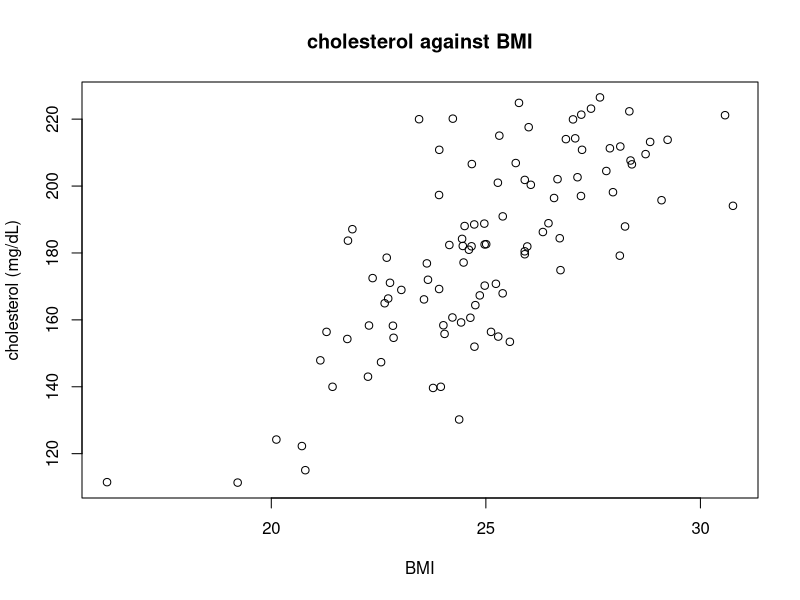
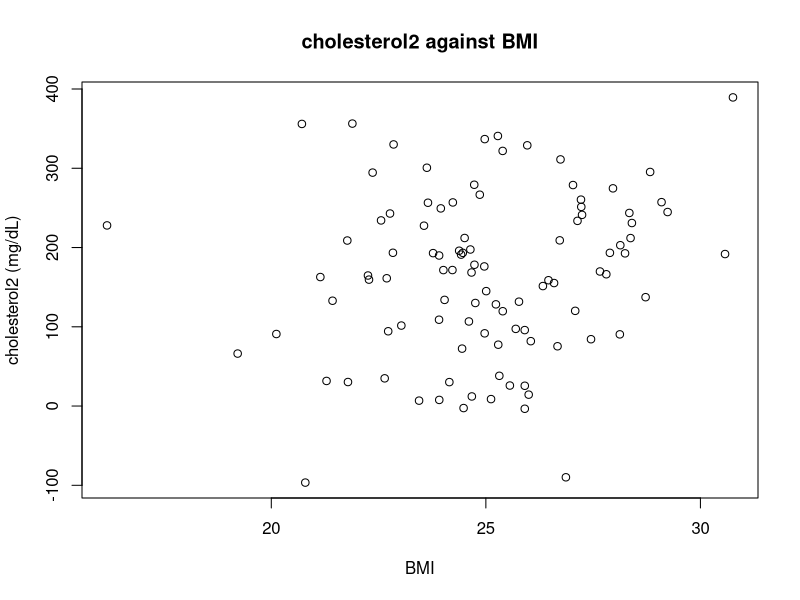
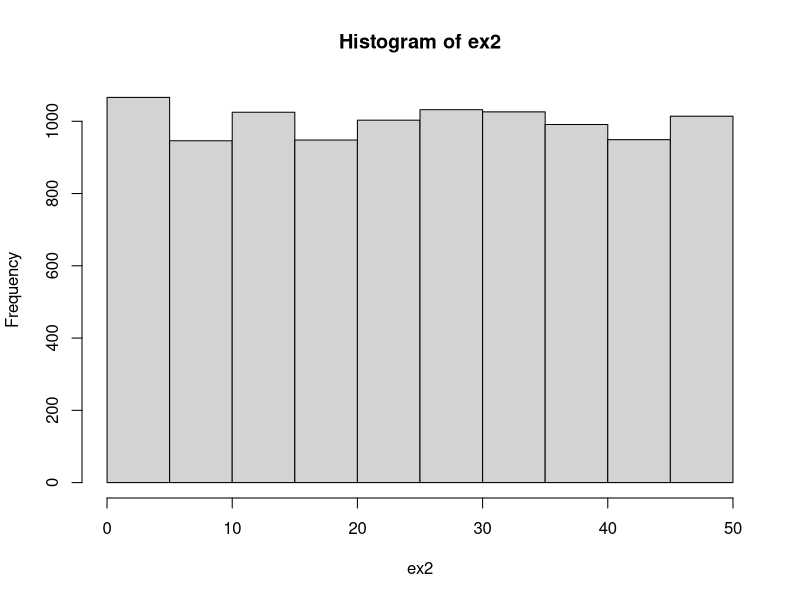
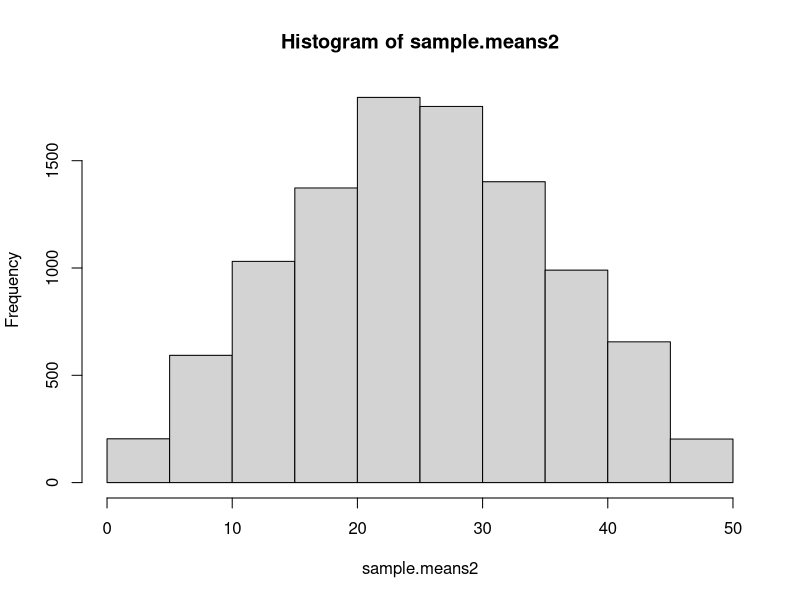
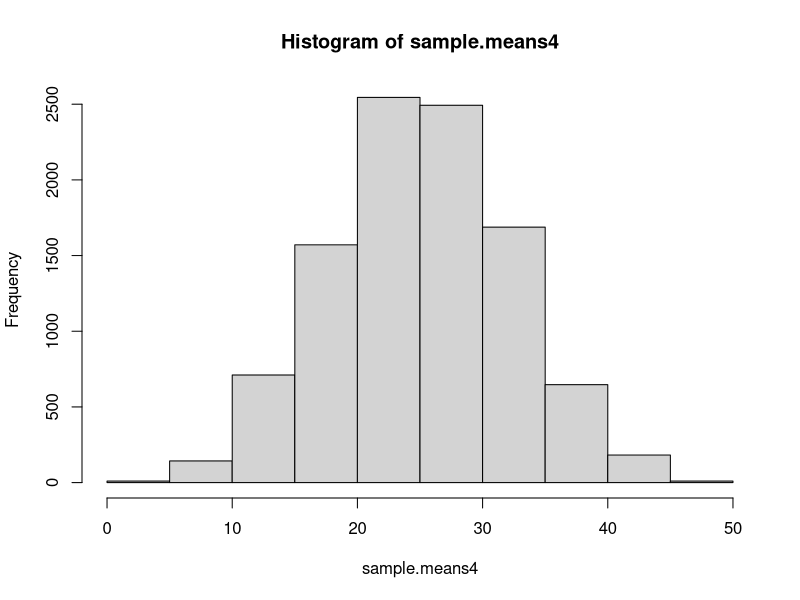
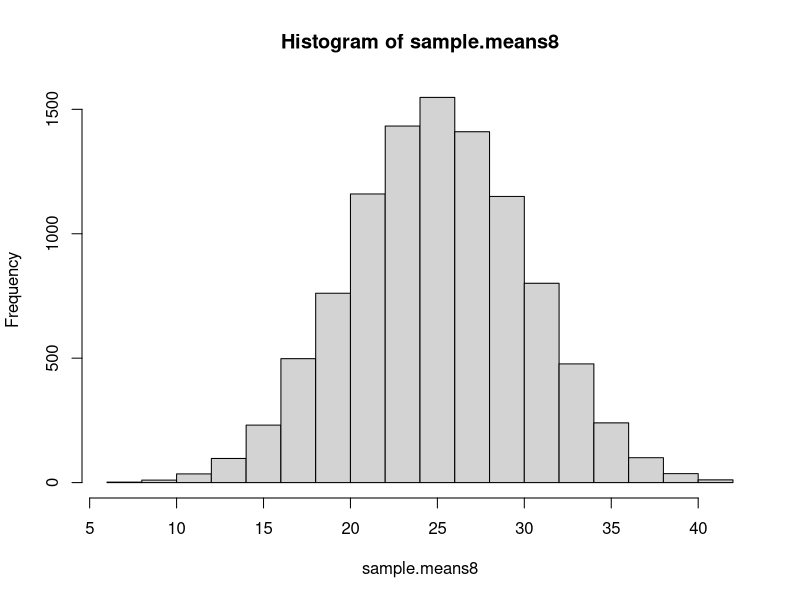
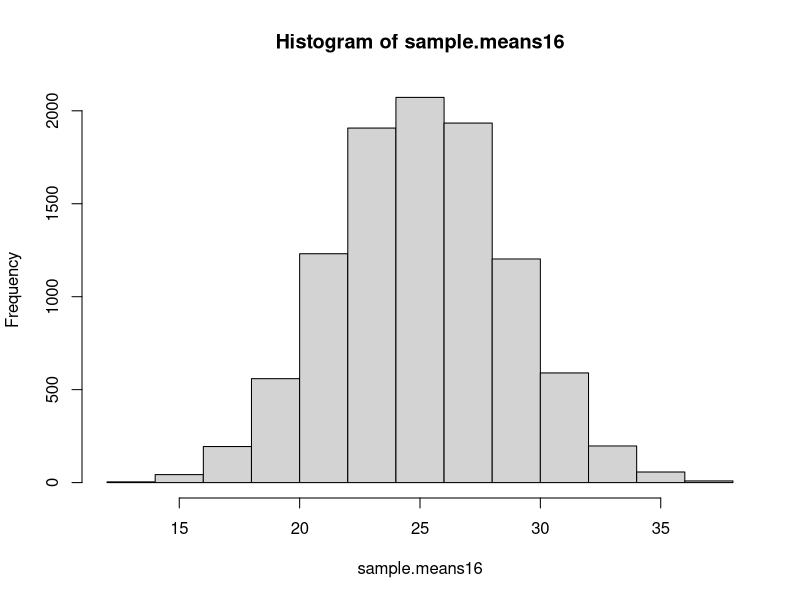
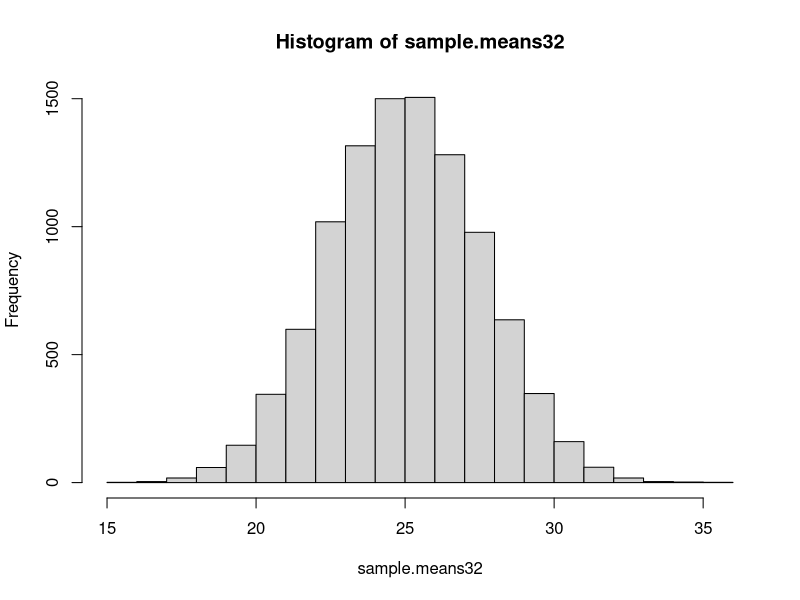

Generate these figures, in order, with R:
#Exercise 1
BMI <- rnorm(100, 25, 2.5)
#Since when BMI=20, cholesterol=140 and when BMI=30, cholesterol=220, the linear function between cholesterol and BMI is y=8x-20 (y is cholesterol and x is BMI). Thus, the cholesterol is coded using 8*BMI-20 as the fixed component with error that has a standard deviation of 20. 
CH1 <- 8*BMI-20+rnorm(100,0,20)
plot(x = BMI, y = CH1, xlab='BMI', ylab='cholesterol (mg/dL)', main = 'cholesterol against BMI')
#There is a uptrend linear correlation between chelesterol and BMI, although it does not seem to be very strong. 
CH2 <- 8*BMI-20+rnorm(100,0,100)
plot(x = BMI, y = CH2, xlab='BMI', ylab='cholesterol2 (mg/dL)', main = 'cholesterol2 against BMI')
#The dots in this graph seems to be more scattered and the correlation in this case seems to be much weaker. This could because the variance of cholesterol becomes much larger. 

#Exercise 2
#part 1
ex2 <- runif(10000, min = 0, max = 50)
#part 2
hist(ex2)
mean1 <- mean(ex2)
var1 <- var(ex2)
#part 3
n2 <- 2; rows2 <- 10000
sim2 <- runif(n2*rows2, min=0, max=50)
m2 <- matrix(sim2, rows2)
#part 4
sample.means2 <- rowMeans(m2)
#part 5
hist(sample.means2)
mean2 <- mean(sample.means2)
var2 <- var(sample.means2)
#part 6
#for sample size 4
n4 <- 4; rows4 <- 10000
sim4 <- runif(n4*rows4, min = 0, max = 50)
m4 <- matrix(sim4, rows4)
sample.means4 <- rowMeans(m4)
hist(sample.means4)
mean4 <- mean(sample.means4)
var4 <- var(sample.means4)
#for sample size 8
n8 <- 8; rows8 <- 10000
sim8 <- runif(n8*rows8, min = 0, max = 50)
m8 <- matrix(sim8, rows8)
sample.means8 <- rowMeans(m8)
hist(sample.means8)
mean8 <- mean(sample.means8)
var8 <- var(sample.means8)
#for sample size 16
n16 <- 16; rows16 <- 10000
sim16 <- runif(n16*rows16, min = 0, max = 50)
m16 <- matrix(sim16, rows16)
sample.means16 <- rowMeans(m16)
hist(sample.means16)
mean16 <- mean(sample.means16)
var16 <- var(sample.means16)
#for sample size 32
n32 <- 32; rows32 <- 10000
sim32 <- runif(n32*rows32, min = 0, max = 50)
m32 <- matrix(sim32, rows32)
sample.means32 <- rowMeans(m32)
hist(sample.means32)
mean32 <- mean(sample.means32)
var32 <- var(sample.means32)
#for sample size 64
n64 <- 64; rows64 <- 10000
sim64 <- runif(n64*rows64, min = 0, max = 50)
m64 <- matrix(sim64, rows64)
sample.means64 <- rowMeans(m64)
hist(sample.means64)
mean64 <- mean(sample.means64)
var64 <- var(sample.means64)
#plot of mean of each sample mean against size number
Xsample.means <- rbind(mean1, mean2, mean4, mean8, mean16, mean32, mean64)
Nsample.means <- rbind(1, n2, n4, n8, n16, n32, n64)
plot(x = Nsample.means, y = Xsample.means, xlab = 'sample size', ylab = 'mean of sample means', main = 'Mean of sample means against sample size')
#plot of variance of each sample mean against reciprocal of size number
Vsample.means <- rbind(var1, var2, var4, var8, var16, var32, var64)
RNsample.means <- rbind(1/1, 1/n2, 1/n4, 1/n8, 1/n16, 1/n32, 1/n64)
plot(x = RNsample.means, y = Vsample.means, xlab = 'reciprocal of sample size', ylab = 'variance of sample means', main = 'Variance of sample means vs. reciprocal of sample size')
#The above is all for uniform distribution
#for poisson distribution
#for sample size 1
Pex2 <- rpois(10000,0.5)
hist(Pex2)
Pmean1 <- mean(Pex2)
Pvar1 <- var(Pex2)
#for sample size 2
Pn2 <- 2; Prows2 <- 10000
Psim2 <- rpois(Pn2*Prows2, 0.5)
Pm2 <- matrix(Psim2, Prows2)
Psample.means2 <- rowMeans(Pm2)
hist(Psample.means2)
Pmean2 <- mean(Psample.means2)
Pvar2 <- var(Psample.means2)
#for sample size 4
Pn4 <- 4; Prows4 <- 10000
Psim4 <- rpois(Pn4*Prows4, 0.5)
Pm4 <- matrix(Psim4, Prows4)
Psample.means4 <- rowMeans(Pm4)
hist(Psample.means4)
Pmean4 <- mean(Psample.means4)
Pvar4 <- var(Psample.means4)
#for sample size 8
Pn8 <- 8; Prows8 <- 10000
Psim8 <- rpois(Pn8*Prows8, 0.5)
Pm8 <- matrix(Psim8, Prows8)
Psample.means8 <- rowMeans(Pm8)
hist(Psample.means8)
Pmean8 <- mean(Psample.means8)
Pvar8 <- var(Psample.means8)
#for sample size 16
Pn16 <- 16; Prows16 <- 10000
Psim16 <- rpois(Pn16*Prows16, 0.5)
Pm16 <- matrix(Psim16, Prows16)
Psample.means16 <- rowMeans(Pm16)
hist(Psample.means16)
Pmean16 <- mean(Psample.means16)
Pvar16 <- var(Psample.means16)
#for sample size 32
Pn32 <- 32; Prows32 <- 10000
Psim32 <- rpois(Pn32*Prows32, 0.5)
Pm32 <- matrix(Psim32, Prows32)
Psample.means32 <- rowMeans(Pm32)
hist(Psample.means32)
Pmean32 <- mean(Psample.means32)
Pvar32 <- var(Psample.means32)
#for sample size 64
Pn64 <- 64; Prows64 <- 10000
Psim64 <- rpois(Pn64*Prows64, 0.5)
Pm64 <- matrix(Psim64, Prows64)
Psample.means64 <- rowMeans(Pm64)
hist(Psample.means64)
Pmean64 <- mean(Psample.means64)
Pvar64 <- var(Psample.means64)
#plot of mean of each sample mean against size number for poisson distribution
PXsample.means <- rbind(Pmean1, Pmean2, Pmean4, Pmean8, Pmean16, Pmean32, Pmean64)
PNsample.means <- rbind(1, Pn2, Pn4, Pn8, Pn16, Pn32, Pn64)
plot(x = PNsample.means, y = PXsample.means, xlab = 'sample size', ylab = 'mean of sample means', main = 'Mean of sample means against sample size (poisson)')
#plot of variance of each sample mean against reciprocal of size number for poisson distribution
PVsample.means <- rbind(Pvar1, Pvar2, Pvar4, Pvar8, Pvar16, Pvar32, Pvar64)
PRNsample.means <- rbind(1/1, 1/Pn2, 1/Pn4, 1/Pn8, 1/Pn16, 1/Pn32, 1/Pn64)
plot(x = PRNsample.means, y = PVsample.means, xlab = 'reciprocal of sample size', ylab = 'variance of sample means', main = 'Variance of sample means vs. reciprocal of sample size (poisson)')
#Central limit Theorem: the means of samples have a normal distribution regardless of the shape of the original population. 

#Exercise 3
#part 1
fcats <- c(2,1,4,1,2,1,1,2,0,3,0,5)
#Assign the observations of feral cats to fcats
mean(fcats)
#Calculate the mean of observed data, which is 1.83
counter <- 0 #Set up a counter
for(i in 1:1000000){ #Loop through 1 million iterations
  w <- rpois(12,3.5) #Generate random sample that has a size of 12, a mean of 3.5 and a poisson distribution
  if (mean(w)<1.83){counter <- counter+1} #Ask if the mean of the sample generated is less than or equal to 1.83, if it is, the counter will be taken and add 1
  #In this case equal to 1.83 is not part of the script, since this is a continuous random variable, the probability of it will be 0
}
counter <- counter/1000000 #Whenever a mean is less than 1.83 is found, 1 is added to the counter. At the end, the counter will be expressed as a proportion of 1 million
#The above loop returns counter = 0.000268, this is much less than the level of significance of 0.05, so we reject the null hypothesis that the population mean is 3.5
#part 2
fgoats <- c(4,3,6,2,3,2,2,3,2,5,1,7)
#Assign the observations of feral goats to fgoats
mean(fgoats)
#Calculate the mean of observed data from feral goats, which is 3.33
counterg <- 0 #Set up a counterg for feral goats
for(i in 1:1000000){ #loop through 1 million iterations
  w <- rpois(12,3.5) #Generate random sample that has a size of 12, a mean of 3.5 and a poisson distribution
  if (mean(w)<3.33){counterg <- counterg+1} #Ask if the mean of the feral goat sample generated is less than 3.33, if it is, the counterg will be taken and add 1
}
counterg <- counterg/1000000 #Whenever a mean is less than 3.33 is found, 1 is added to the counterg. At the end, the counterg will be expressed as a proportion of 1 million
#The above loop returns counterg = 0.358372, this is much more than the level of significance of 0.05, so we retain the null hypothesis that the population mean of feral goats is 3.5. This also means that the population mean of feral goats do not equal to the population mean of feral cats
